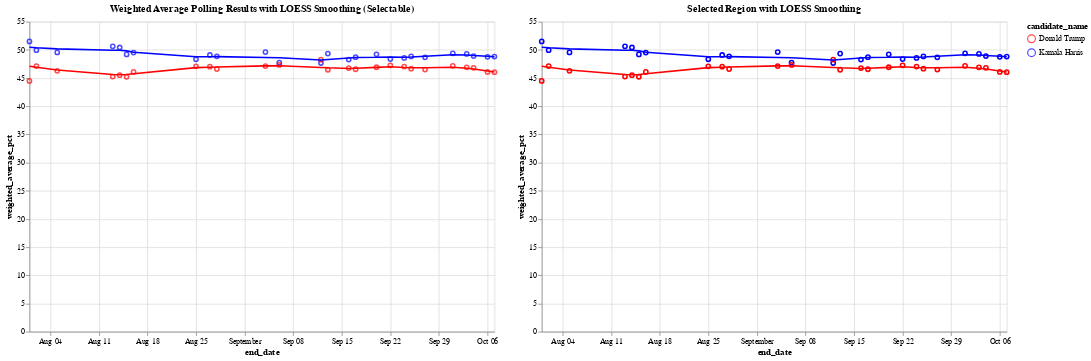

The code cell stored with this chart in its notebook:
### Code cell
# Define the color scale for the two candidates
color_scale = alt.Scale(domain=['Donald Trump', 'Kamala Harris'], range=['red', 'blue'])

# Step 1: Create a selection brush for the horizontal axis (end_date)
brush = alt.selection_interval(encodings=['x'])  # Brush selection on the x-axis

# Step 2: Create the base chart with points and LOESS smoothing (Chart 1)
base = alt.Chart(df_weighted_averages).mark_point().encode(
    x='end_date:T',
    y='weighted_average_pct:Q',
    color=alt.Color('candidate_name:N', scale=color_scale)
)

loess = base.transform_loess(
    'end_date', 'weighted_average_pct', groupby=['candidate_name'], bandwidth=0.3
).mark_line()

chart1 = (base + loess).add_params(
    brush  # Add the brush selection to Chart 1
).properties(
    title='Weighted Average Polling Results with LOESS Smoothing (Selectable)',
    width=600,
    height=400
)

# Step 3: Create the side-by-side chart that will show the selected region with tooltip

# Apply the same selection filter to both points and LOESS in chart2
selected_points = base.encode(
    opacity=alt.condition(brush, alt.value(1), alt.value(0)),  # Highlight only selected points
    tooltip=['end_date:T', 'candidate_name:N', 'weighted_average_pct:Q']  # Add tooltip for points
).transform_filter(
    brush  # Filter by brush selection
)

# Apply LOESS smoothing for the selected range
selected_loess = alt.Chart(df_weighted_averages).transform_loess(
    'end_date', 'weighted_average_pct', groupby=['candidate_name'], bandwidth=0.3
).mark_line().encode(
    x='end_date:T',
    y='weighted_average_pct:Q',
    color=alt.Color('candidate_name:N', scale=color_scale),
    tooltip=['end_date:T', 'candidate_name:N', 'weighted_average_pct:Q']
).transform_filter(
    brush  # Filter the LOESS line by the brush selection
)

# Combine selected points and LOESS for the second chart
chart2 = (selected_points + selected_loess).properties(
    title='Selected Region with LOESS Smoothing',
    width=600,
    height=400
)

# Combine the two charts side by side
final_chart = alt.hconcat(chart1, chart2)

# Display the final chart
final_chart.show()

### Figure 1 — Vega-Lite specification as saved in the notebook (floating-point values rounded to 4 significant figures)
{"config": {"view": {"continuousWidth": 300, "continuousHeight": 300}}, "hconcat": [{"layer": [{"mark": {"type": "point"}, "encoding": {"color": {"field": "candidate_name", "scale": {"domain": ["Donald Trump", "Kamala Harris"], "range": ["red", "blue"]}, "type": "nominal"}, "x": {"field": "end_date", "type": "temporal"}, "y": {"field": "weighted_average_pct", "type": "quantitative"}}, "name": "view_76"}, {"mark": {"type": "line"}, "encoding": {"color": {"field": "candidate_name", "scale": {"domain": ["Donald Trump", "Kamala Harris"], "range": ["red", "blue"]}, "type": "nominal"}, "x": {"field": "end_date", "type": "temporal"}, "y": {"field": "weighted_average_pct", "type": "quantitative"}}, "transform": [{"loess": "weighted_average_pct", "on": "end_date", "bandwidth": 0.3, "groupby": ["candidate_name"]}]}], "height": 400, "title": "Weighted Average Polling Results with LOESS Smoothing (Selectable)", "width": 600}, {"layer": [{"mark": {"type": "point"}, "encoding": {"color": {"field": "candidate_name", "scale": {"domain": ["Donald Trump", "Kamala Harris"], "range": ["red", "blue"]}, "type": "nominal"}, "opacity": {"condition": {"param": "param_76", "value": 1}, "value": 0}, "tooltip": [{"field": "end_date", "type": "temporal"}, {"field": "candidate_name", "type": "nominal"}, {"field": "weighted_average_pct", "type": "quantitative"}], "x": {"field": "end_date", "type": "temporal"}, "y": {"field": "weighted_average_pct", "type": "quantitative"}}, "transform": [{"filter": {"param": "param_76"}}]}, {"mark": {"type": "line"}, "encoding": {"color": {"field": "candidate_name", "scale": {"domain": ["Donald Trump", "Kamala Harris"], "range": ["red", "blue"]}, "type": "nominal"}, "tooltip": [{"field": "end_date", "type": "temporal"}, {"field": "candidate_name", "type": "nominal"}, {"field": "weighted_average_pct", "type": "quantitative"}], "x": {"field": "end_date", "type": "temporal"}, "y": {"field": "weighted_average_pct", "type": "quantitative"}}, "transform": [{"loess": "weighted_average_pct", "on": "end_date", "bandwidth": 0.3, "groupby": ["candidate_name"]}, {"filter": {"param": "param_76"}}]}], "height": 400, "title": "Selected Region with LOESS Smoothing", "width": 600}], "data": {"name": "data-2366545abece6d1725e1d5619f6a583c"}, "params": [{"name": "param_76", "select": {"type": "interval", "encodings": ["x"]}, "views": ["view_76"]}], "$schema": "https://vega.github.io/schema/vega-lite/v5.20.1.json", "datasets": {"data-2366545abece6d1725e1d5619f6a583c": [{"end_date": "2024-10-07T00:00:00", "candidate_id": 16661, "candidate_name": "Kamala Harris", "weighted_average_pct": 48.81}, {"end_date": "2024-10-07T00:00:00", "candidate_id": 16651, "candidate_name": "Donald Trump", "weighted_average_pct": 46.05}, {"end_date": "2024-10-06T00:00:00", "candidate_id": 16661, "candidate_name": "Kamala Harris", "weighted_average_pct": 48.76}, {"end_date": "2024-10-06T00:00:00", "candidate_id": 16651, "candidate_name": "Donald Trump", "weighted_average_pct": 46.08}, {"end_date": "2024-10-04T00:00:00", "candidate_id": 16661, "candidate_name": "Kamala Harris", "weighted_average_pct": 48.9}, {"end_date": "2024-10-04T00:00:00", "candidate_id": 16651, "candidate_name": "Donald Trump", "weighted_average_pct": 46.82}, {"end_date": "2024-10-03T00:00:00", "candidate_id": 16661, "candidate_name": "Kamala Harris", "weighted_average_pct": 49.29}, {"end_date": "2024-10-03T00:00:00", "candidate_id": 16651, "candidate_name": "Donald Trump", "weighted_average_pct": 46.9}, {"end_date": "2024-10-01T00:00:00", "candidate_id": 16661, "candidate_name": "Kamala Harris", "weighted_average_pct": 49.39}, {"end_date": "2024-10-01T00:00:00", "candidate_id": 16651, "candidate_name": "Donald Trump", "weighted_average_pct": 47.17}, {"end_date": "2024-09-27T00:00:00", "candidate_id": 16661, "candidate_name": "Kamala Harris", "weighted_average_pct": 48.67}, {"end_date": "2024-09-27T00:00:00", "candidate_id": 16651, "candidate_name": "Donald Trump", "weighted_average_pct": 46.51}, {"end_date": "2024-09-25T00:00:00", "candidate_id": 16661, "candidate_name": "Kamala Harris", "weighted_average_pct": 48.84}, {"end_date": "2024-09-25T00:00:00", "candidate_id": 16651, "candidate_name": "Donald Trump", "weighted_average_pct": 46.67}, {"end_date": "2024-09-24T00:00:00", "candidate_id": 16661, "candidate_name": "Kamala Harris", "weighted_average_pct": 48.58}, {"end_date": "2024-09-24T00:00:00", "candidate_id": 16651, "candidate_name": "Donald Trump", "weighted_average_pct": 47.04}, {"end_date": "2024-09-22T00:00:00", "candidate_id": 16661, "candidate_name": "Kamala Harris", "weighted_average_pct": 48.37}, {"end_date": "2024-09-22T00:00:00", "candidate_id": 16651, "candidate_name": "Donald Trump", "weighted_average_pct": 47.26}, {"end_date": "2024-09-20T00:00:00", "candidate_id": 16661, "candidate_name": "Kamala Harris", "weighted_average_pct": 49.2}, {"end_date": "2024-09-20T00:00:00", "candidate_id": 16651, "candidate_name": "Donald Trump", "weighted_average_pct": 46.92}, {"end_date": "2024-09-17T00:00:00", "candidate_id": 16661, "candidate_name": "Kamala Harris", "weighted_average_pct": 48.7}, {"end_date": "2024-09-17T00:00:00", "candidate_id": 16651, "candidate_name": "Donald Trump", "weighted_average_pct": 46.56}, {"end_date": "2024-09-16T00:00:00", "candidate_id": 16661, "candidate_name": "Kamala Harris", "weighted_average_pct": 48.28}, {"end_date": "2024-09-16T00:00:00", "candidate_id": 16651, "candidate_name": "Donald Trump", "weighted_average_pct": 46.77}, {"end_date": "2024-09-13T00:00:00", "candidate_id": 16661, "candidate_name": "Kamala Harris", "weighted_average_pct": 49.34}, {"end_date": "2024-09-13T00:00:00", "candidate_id": 16651, "candidate_name": "Donald Trump", "weighted_average_pct": 46.48}, {"end_date": "2024-09-12T00:00:00", "candidate_id": 16661, "candidate_name": "Kamala Harris", "weighted_average_pct": 47.67}, {"end_date": "2024-09-12T00:00:00", "candidate_id": 16651, "candidate_name": "Donald Trump", "weighted_average_pct": 48.27}, {"end_date": "2024-09-06T00:00:00", "candidate_id": 16661, "candidate_name": "Kamala Harris", "weighted_average_pct": 47.73}, {"end_date": "2024-09-06T00:00:00", "candidate_id": 16651, "candidate_name": "Donald Trump", "weighted_average_pct": 47.32}, {"end_date": "2024-09-04T00:00:00", "candidate_id": 16661, "candidate_name": "Kamala Harris", "weighted_average_pct": 49.61}, {"end_date": "2024-09-04T00:00:00", "candidate_id": 16651, "candidate_name": "Donald Trump", "weighted_average_pct": 47.12}, {"end_date": "2024-08-28T00:00:00", "candidate_id": 16661, "candidate_name": "Kamala Harris", "weighted_average_pct": 48.85}, {"end_date": "2024-08-28T00:00:00", "candidate_id": 16651, "candidate_name": "Donald Trump", "weighted_average_pct": 46.59}, {"end_date": "2024-08-27T00:00:00", "candidate_id": 16661, "candidate_name": "Kamala Harris", "weighted_average_pct": 49.09}, {"end_date": "2024-08-27T00:00:00", "candidate_id": 16651, "candidate_name": "Donald Trump", "weighted_average_pct": 47.02}, {"end_date": "2024-08-25T00:00:00", "candidate_id": 16661, "candidate_name": "Kamala Harris", "weighted_average_pct": 48.34}, {"end_date": "2024-08-25T00:00:00", "candidate_id": 16651, "candidate_name": "Donald Trump", "weighted_average_pct": 47.08}, {"end_date": "2024-08-16T00:00:00", "candidate_id": 16661, "candidate_name": "Kamala Harris", "weighted_average_pct": 49.52}, {"end_date": "2024-08-16T00:00:00", "candidate_id": 16651, "candidate_name": "Donald Trump", "weighted_average_pct": 46.09}, {"end_date": "2024-08-15T00:00:00", "candidate_id": 16661, "candidate_name": "Kamala Harris", "weighted_average_pct": 49.2}, {"end_date": "2024-08-15T00:00:00", "candidate_id": 16651, "candidate_name": "Donald Trump", "weighted_average_pct": 45.23}, {"end_date": "2024-08-14T00:00:00", "candidate_id": 16661, "candidate_name": "Kamala Harris", "weighted_average_pct": 50.42}, {"end_date": "2024-08-14T00:00:00", "candidate_id": 16651, "candidate_name": "Donald Trump", "weighted_average_pct": 45.52}, {"end_date": "2024-08-13T00:00:00", "candidate_id": 16661, "candidate_name": "Kamala Harris", "weighted_average_pct": 50.63}, {"end_date": "2024-08-13T00:00:00", "candidate_id": 16651, "candidate_name": "Donald Trump", "weighted_average_pct": 45.27}, {"end_date": "2024-08-05T00:00:00", "candidate_id": 16661, "candidate_name": "Kamala Harris", "weighted_average_pct": 49.55}, {"end_date": "2024-08-05T00:00:00", "candidate_id": 16651, "candidate_name": "Donald Trump", "weighted_average_pct": 46.28}, {"end_date": "2024-08-02T00:00:00", "candidate_id": 16661, "candidate_name": "Kamala Harris", "weighted_average_pct": 49.95}, {"end_date": "2024-08-02T00:00:00", "candidate_id": 16651, "candidate_name": "Donald Trump", "weighted_average_pct": 47.13}, {"end_date": "2024-08-01T00:00:00", "candidate_id": 16661, "candidate_name": "Kamala Harris", "weighted_average_pct": 51.5}, {"end_date": "2024-08-01T00:00:00", "candidate_id": 16651, "candidate_name": "Donald Trump", "weighted_average_pct": 44.5}]}}
